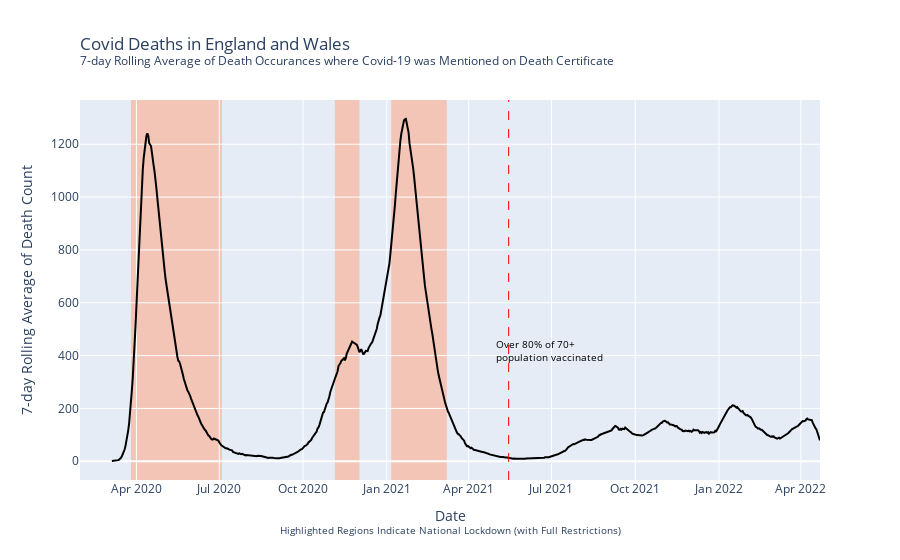

Notebook source saved alongside this figure:
### Code cell
import datetime

## how did the covid deaths get impacted by vaccinations and lockdowns in the UK
## time series with ticks where the vaccines were introduced

import plotly.graph_objects as go

fig = go.Figure()

#scatter plot
fig.add_trace(go.Scatter(
    x=df_region['Date'],
    y=df_region['MA'],
    mode="lines",
    line_color = 'black'
))

#title and axis
fig.update_layout(
    title=dict(
        text="Covid Deaths in England and Wales <br><sup>7-day Rolling Average of Death Occurances where Covid-19 was Mentioned on Death Certificate</sup>",
        xref="paper",
        x=0
    ),
        xaxis=dict(
        title="Date<br><sup>Highlighted Regions Indicate National Lockdown (with Full Restrictions)"
        ),
        yaxis =dict(title="7-day Rolling Average of Death Count")
    )

# Add first lockdown region
fig.add_vrect(
    x0="2020-03-26", x1="2020-07-04",
    fillcolor="LightSalmon", opacity=0.5,
    layer="below", line_width=0,
)

# Add second lockdown region
fig.add_vrect(
    x0="2020-11-05", x1="2020-12-02",
    fillcolor="LightSalmon", opacity=0.5,
    layer="below", line_width=0,
)

# Add third lockdown region
fig.add_vrect(
    x0="2021-01-06", x1="2021-03-08",
    fillcolor="LightSalmon", opacity=0.5,
    layer="below", line_width=0,
)

#add vertical line for vaccine date
fig.add_vline(x=datetime.datetime(2021,5,15).timestamp() * 1000, line_width=1, line_dash="dash", line_color="red")

#add text annotation for the vaccine line
fig.add_annotation(text="Over 80% of 70+ <br>population vaccinated",
                  xref="paper", yref="paper",
                  x=0.71, y=0.3, showarrow=False, align = 'left', font=dict(color = 'black', size=10))

### Figure 1 — Plotly figure (JSON) as saved in the notebook; plotly's stock layout.template omitted (floating-point values rounded to 4 significant figures; data arrays with more than 128 entries replaced by an {"elided": "..."} marker saying what was removed)
{"data": [{"line": {"color": "black"}, "mode": "lines", "type": "scatter", "x": {"elided": "785 str values"}, "y": {"elided": "785 float values"}}], "layout": {"annotations": [{"align": "left", "font": {"color": "black", "size": 10}, "showarrow": false, "text": "Over 80% of 70+ <br>population vaccinated", "x": 0.71, "xref": "paper", "y": 0.3, "yref": "paper"}], "shapes": [{"fillcolor": "LightSalmon", "layer": "below", "line": {"width": 0}, "opacity": 0.5, "type": "rect", "x0": "2020-03-26", "x1": "2020-07-04", "xref": "x", "y0": 0, "y1": 1, "yref": "y domain"}, {"fillcolor": "LightSalmon", "layer": "below", "line": {"width": 0}, "opacity": 0.5, "type": "rect", "x0": "2021-01-06", "x1": "2021-03-08", "xref": "x", "y0": 0, "y1": 1, "yref": "y domain"}, {"fillcolor": "LightSalmon", "layer": "below", "line": {"width": 0}, "opacity": 0.5, "type": "rect", "x0": "2020-11-05", "x1": "2020-12-02", "xref": "x", "y0": 0, "y1": 1, "yref": "y domain"}, {"line": {"color": "red", "dash": "dash", "width": 1}, "type": "line", "x0": 1621033200000, "x1": 1621033200000, "xref": "x", "y0": 0, "y1": 1, "yref": "y domain"}], "title": {"text": "Covid Deaths in England and Wales <br><sup>7-day Rolling Average of Death Occurances where Covid-19 was Mentioned on Death Certificate</sup>", "x": 0, "xref": "paper"}, "xaxis": {"title": {"text": "Date<br><sup>Highlighted Regions Indicate National Lockdown (with Full Restrictions)"}}, "yaxis": {"title": {"text": "7-day Rolling Average of Death Count"}}}}
